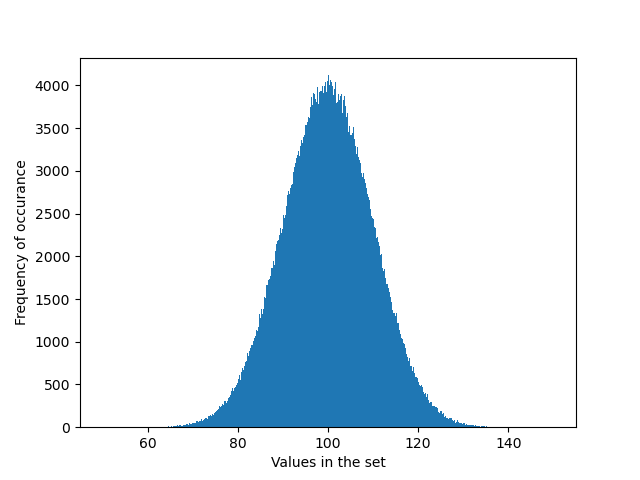

Generate this figure with Python:
import matplotlib.pyplot as plt

f = open('NormalDst.txt')
array = [float(x) for x in f.read().split('\n')[:-1]]

plt.hist(array, bins=1000, range=[50, 150])
plt.xlabel('Values in the set')
plt.ylabel('Frequency of occurance')
plt.show()
